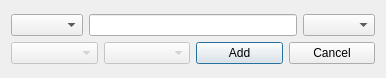
<?xml version="1.0" encoding="UTF-8"?>
<ui version="4.0">
 <class>FormNewEdgeType</class>
 <widget class="QDialog" name="FormNewEdgeType">
  <property name="geometry">
   <rect>
    <x>0</x>
    <y>0</y>
    <width>386</width>
    <height>78</height>
   </rect>
  </property>
  <property name="windowTitle">
   <string>Add new edge type</string>
  </property>
  <layout class="QGridLayout" name="gridLayout">
   <item row="2" column="0" colspan="2">
    <layout class="QVBoxLayout" name="verticalLayout">
     <item>
      <layout class="QHBoxLayout" name="horizontalLayout">
       <item>
        <widget class="QComboBox" name="cb_src"/>
       </item>
       <item>
        <widget class="QLineEdit" name="line_edge_name"/>
       </item>
       <item>
        <widget class="QComboBox" name="cb_dst"/>
       </item>
      </layout>
     </item>
     <item>
      <layout class="QHBoxLayout" name="horizontalLayout_2">
       <item>
        <widget class="QComboBox" name="cb_dst_private">
         <property name="enabled">
          <bool>false</bool>
         </property>
        </widget>
       </item>
       <item>
        <widget class="QComboBox" name="cb_src_private">
         <property name="enabled">
          <bool>false</bool>
         </property>
        </widget>
       </item>
       <item>
        <widget class="QPushButton" name="push_add">
         <property name="text">
          <string>Add</string>
         </property>
        </widget>
       </item>
       <item>
        <widget class="QPushButton" name="push_cancel">
         <property name="text">
          <string>Cancel</string>
         </property>
        </widget>
       </item>
      </layout>
     </item>
    </layout>
   </item>
  </layout>
 </widget>
 <resources/>
 <connections/>
</ui>
